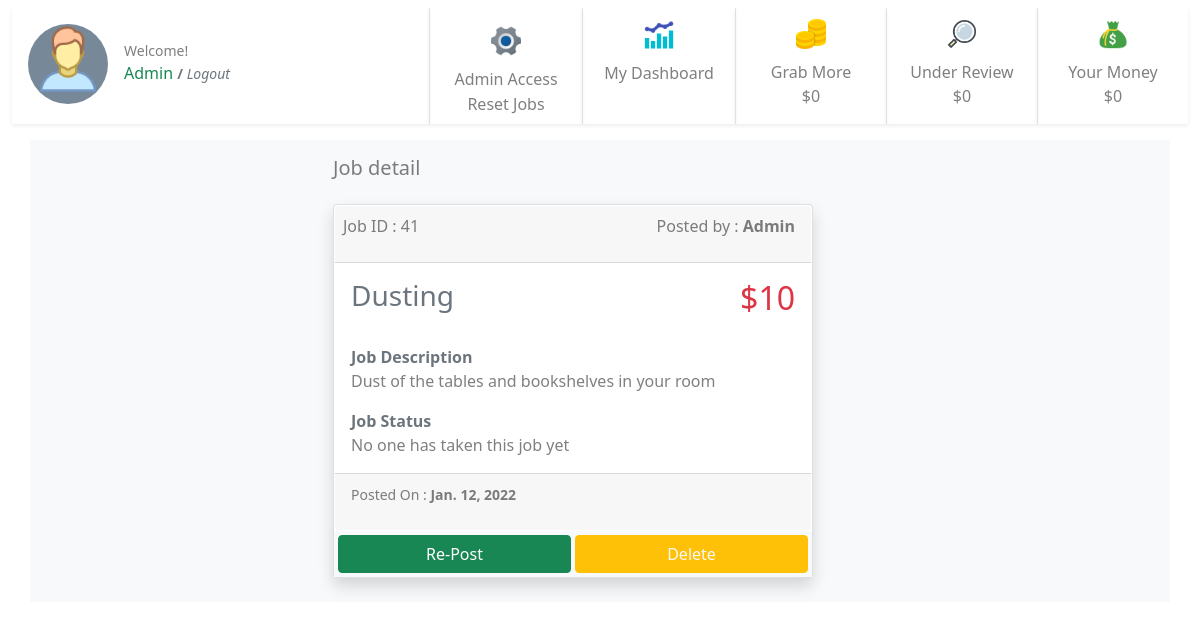
Screenshot of /41/ (signed in) with the database file from the repository.
### jobs/models.py (models this page shows, shortened)
class JobPost(models.Model):
    job_title = models.CharField(max_length=200)
    publish_date = models.DateTimeField('date published', auto_now_add=True)
    job_is_template = models.BooleanField(default=False)
    job_detail = models.CharField(max_length=200)
    job_price = models.IntegerField(default=0)
    job_taken = models.BooleanField(default=False)
    job_under_review = models.BooleanField(default=False)
    job_passed_review = models.BooleanField(default=False)
    job_taken_date = models.DateTimeField('date job taken', null=True, blank=True)
    job_done = models.BooleanField(default=False)
    job_done_date = models.DateTimeField('date job completed', null=True, blank=True)
    job_taker = models.ForeignKey(User, on_delete=models.CASCADE, null=True, blank=True, related_name='job_user')
    job_creator = models.ForeignKey(User, on_delete=models.CASCADE, null=True, blank=True, related_name='job_author')
    job_rejected_by_admin = models.BooleanField(default=False)
    job_expired = models.BooleanField(default=False)
    job_paid = models.BooleanField(default=False)
    job_payment_id = models.ForeignKey(Payments, on_delete=models.CASCADE, null=True, blank=True, related_name='job_payment_id')

### jobs/views.py (the view)
# urls.py: path('<int:pk>/', views.detail, name='detail'),
@login_required
def detail(request, pk):
    print(pk)
    detail = get_object_or_404(JobPost, pk=pk)
    template = loader.get_template('jobs/detail.html')
    if request.user == 'AnonymousUser':
        usr = "None"
    else:
        usr = request.user
    context = {
    'detail': detail,
    'user': usr,
     }
    return HttpResponse(template.render(context, request))

### jobs/templates/jobs/detail.html (shortened to what this page needs)
{% extends "jobs/base.html" %} {% block user %} {{user.first_name}} {{user.last_name}} {% endblock user %} {% block detail %} {% load static %}
<div class="container bg-light">
    {% if detail %}
    <div class="row justify-content-center">
        <div class="col-6 ">
            <h5 class="py-3 text-start text-black-50">Job detail</h5>
            <div class="card mb-4 shadow rounded" style="width: 30rem;">
                <a class="btn p-0" href="../" style="width: 100%;">
                    <div class="card-body p-0">
                        <div class="card-header d-flex ps-2 m-0 bg-gray  justify-content-between text-black-50">
                            Job ID : {{detail.id}}
                            <p class="text-black-50 ">Posted by : <strong>{{detail.job_creator.first_name}}</strong> </p>
                        </div>
                        <div class="d-flex justify-content-between">
                            <h3 class="card-title pb-1 p-3 text-secondary">{{ detail.job_title }}</h3>
                            <h2 class="text-danger pb-1 p-3">${{detail.job_price}}</h2>
                        </div>
                        <div class="py-0 p-3 text-start">
                            <strong class="text-secondary">Job Description</strong>
                            <p class="text-black-50">{{detail.job_detail}}</p>
                            <strong class="text-secondary">Job Status</strong> {% if detail.job_done %}
                            <p class="text-black-50">This job is done by <strong>{{detail.job_taker.first_name}}</strong> </p>
                            {% elif detail.job_taken %}
                            <p class="text-black-50">This job is taken by <strong>{{detail.job_taker.first_name}}</strong> </p>
                            {% else %}
                            <p class="text-black-50">No one has taken this job yet</p>
                            {% endif %}
                        </div>
                    </div>
                    <div class="card-footer bg-gray mt-0 text-black-50 text-start">
                        <p><small class="card-text ">Posted On : <strong> {{detail.publish_date.date}}</strong></small></p>
                    </div>
                </a>
                {% if request.user.is_staff %}
                <div class="d-flex justify-content-around bg-light">
                    <a class="btn btn-success align-self-center ms-1 my-1" href="{% url 'jobs:repost_job' detail.id%}" style="width: 50%;">Re-Post</a>
                    <a class="btn btn-warning text-light align-self-center mx-1 my-1" href="{% url 'jobs:delete_job' detail.id%}" style="width: 50%;">Delete</a>
                </div>{% endif %}
            </div>
        </div>
    </div>
    {% else %}
    <div class="card-body">
        <h2 class="card-title">No data available.</h2>
    </div>
    {% endif %}
</div>
{% endblock detail %} {% block sidebar %}
<div class="d-flex flex-row " style="">
    <div class="d-flex flex-row ">
        {% if user.is_staff %}
        <div class=" mt-2 mb-2 text-center align-content-center border-start shadow-sm">
            <a class="btn p-0" href="./admin/" style="width: 100%;">
                <div class="" style="width: 150px;">
                    <img class="m-2" src="{% static 'jobs/admin.png'%}" style="width: 36px; height: 36px;" alt="Card image">
                    <div class="">
                        <p class="m-0 text-black-50 fs-6">Admin Access</p>
                        <form id="3" class="m-0 p-0" action="{% url 'jobs:mark_not_done' %}" method='post'>
                            <input type="submit" value="Reset Jobs" class="btn text-black-50 m-0 p-0" style="">
                        </form>
                    </div>
                </div>
            </a>
        </div>
        {% endif %}
        <div class=" mt-2 mb-2  text-center border-start shadow-sm">
            <a class="btn p-0" style="width: 100%;" href="{% url 'jobs:dashboard' %}">
                <div class="" style="width: 150px;">
                    <img class="m-2" src="{% static 'jobs/dashboard.png' %}" style="width: 36px; height: 36px;" alt="Card image">
                    <div class="">
                        <p class="m-0 text-black-50 fs-6">My Dashboard</p>
                    </div>
                </div>
            </a>
        </div>
        <div class=" mt-2 mb-2  text-center border-start shadow-sm">
            <div class="" style="width: 150px;">
                <img class="m-2" src="{% static 'jobs/unclaimed.png'%}" style="width: 36px; height: 36px;" alt="Card image">
                <div class="">
                    <p class="m-0 text-black-50 fs-6">Grab More</p> {% if unclaimed.job_price__sum != None %}
                    <p class="text-black-50 fs-6">${{unclaimed.job_price__sum}}</p>
                    {% else %}
                    <p class="text-black-50 fs-6">$0</p>
                    {% endif %}
                </div>
            </div>
        </div>
        <div class=" mt-2 mb-2  text-center border-start shadow-sm">
            <div class="" style="width: 150px;">
                <img class="m-2" src="{% static 'jobs/underreview.png'%}" style="width: 36px; height: 36px;" alt="Card image">
                <div class="">
                    <p class="m-0 text-black-50">Under Review</p> {% if my_money_under_review_this_month.job_price__sum != None %}
                    <p class="text-black-50 fs-6">${{my_money_under_review_this_month.job_price__sum}}</p>
                    {% else %}
                    <p class="text-black-50 fs-6">$0</p>
                    {% endif %}
                </div>
            </div>
        </div>
        <div class=" mt-2 mb-2  text-center border-start shadow-sm">
            <div class="" style="width: 150px;">
                <img class="m-2" src="{% static 'jobs/mymoney.png'%}" style="width: 36px; height: 36px;" alt="Card image">
                <div class="">
                    <p class="m-0 text-black-50">Your Money</p> {% if my_total_this_mont.job_price__sum != None %}
                    <p class="text-black-50 fs-6">${{my_total_this_mont.job_price__sum}}</p>
                    {% else %}
                    <p class="text-black-50 fs-6">$0</p>
                    {% endif %}
                </div>
            </div>
        </div>
    </div>
</div>
<div> {% endblock sidebar %}

### rows the page displays
JobPost: id "41", job_creator.first_name "Admin", job_title "Dusting", job_price "10", job_detail "Dust of the tables and bookshelves in your room", publish_date "Jan. 12, 2022"

### other values shown
{{ user.first_name }} "Admin"
